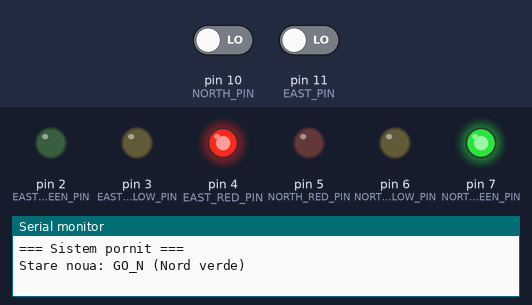
Bench run of a program on a simulated Arduino Mega 2560, built with avr-gcc and run on an emulated ATmega2560. Shown: output pins drawn as LEDs (lit = HIGH), the last lines printed to the serial monitor. Dashed ring = blinking. The inputs (shaded band) are chosen by the test bench; at power-on: pin 11 (EAST_PIN) LOW, pin 10 (NORTH_PIN) LOW.

Above: at 1.2 s.
1.3 s: pin 11 (EAST_PIN) driven HIGH
At 1.42 s:
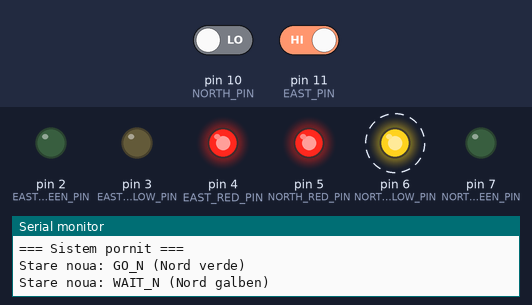
4.3 s: pin 10 (NORTH_PIN) driven HIGH
At 4.43 s:
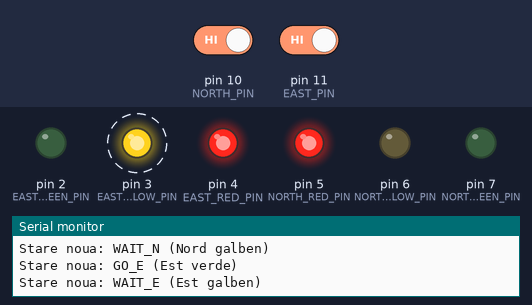
7.3 s: pin 11 (EAST_PIN) driven LOW
At 7.7 s:
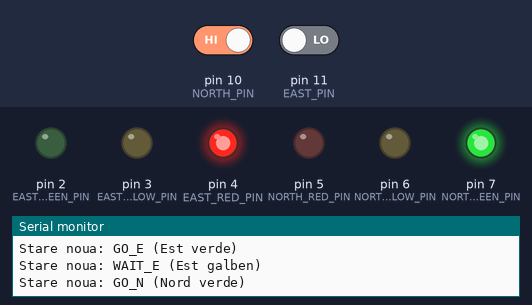
8.8 s: pin 10 (NORTH_PIN) driven LOW and pin 11 (EAST_PIN) driven HIGH
At 13.2 s:
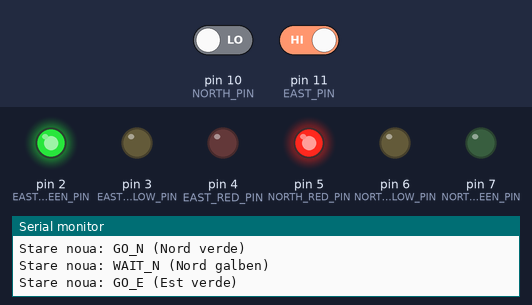
Timing chart, 0 to 14.3 s (numbered marks = the images above; inputs shaded):
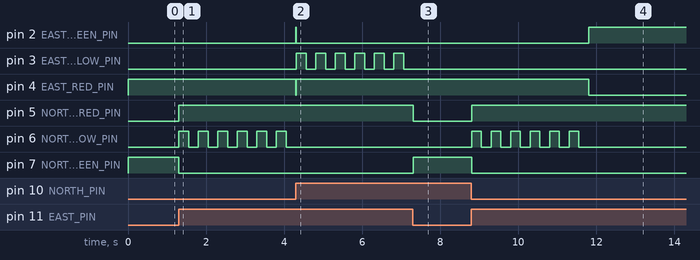

Measured:
- after the input at 1.3 s, pin 5 (NORTH_RED_PIN): LOW → HIGH at once; pin 6 (NORTH_YELLOW_PIN): alternates HIGH for 0.25 s and LOW for 0.25 s, starting at once; pin 7 (NORTH_GREEN_PIN): HIGH → LOW at once
- after the input at 4.3 s, pin 3 (EAST_YELLOW_PIN): alternates HIGH for 0.25 s and LOW for 0.25 s, starting at once
- after the input at 7.3 s, pin 5 (NORTH_RED_PIN): goes on until 7.3 s, then stays LOW; pin 6 (NORTH_YELLOW_PIN): stops changing and stays LOW; pin 7 (NORTH_GREEN_PIN): goes on until 7.3 s, then stays HIGH
- after the input at 8.8 s, pin 2 (EAST_GREEN_PIN): LOW → HIGH after 3.0 s; pin 4 (EAST_RED_PIN): HIGH → LOW after 3.0 s; pin 5 (NORTH_RED_PIN): LOW → HIGH at once; pin 6 (NORTH_YELLOW_PIN): alternates HIGH for 0.25 s and LOW for 0.25 s, 12 changes in all, then stays LOW, starting at once; pin 7 (NORTH_GREEN_PIN): HIGH → LOW at once

The program:

main.cpp
```cpp
#include <Arduino.h>
#define NORTH_PIN 10
#define EAST_PIN  11

#define EAST_RED_PIN     4
#define EAST_YELLOW_PIN  3
#define EAST_GREEN_PIN   2

#define NORTH_RED_PIN    5
#define NORTH_YELLOW_PIN 6
#define NORTH_GREEN_PIN  7

// ---------------- FSM STATES ----------------
#define goN   0
#define waitN 1
#define goE   2
#define waitE 3

struct State {
  byte Out;
  unsigned long Time;
  byte Next[4];
};
typedef const struct State STyp;

// Tabel FSM original
STyp FSM[4] = {
  {0b100001, 10,    {goN, waitN, goN, waitN}},  // GO_N
  {0b100010, 2000,  {goE, goE, goE, goE}},      // WAIT_N
  {0b001100, 10,    {goE, goE, waitE, waitE}},  // GO_E
  {0b010100, 2000,  {goN, goN, goN, goN}}       // WAIT_E
};

int FSM_State = goN;
int lastState = -1;

// ---------------- STATE NAME ----------------
const char* getStateName(int s) {
  switch (s) {
    case goN:   return "GO_N (Nord verde)";
    case waitN: return "WAIT_N (Nord galben)";
    case goE:   return "GO_E (Est verde)";
    case waitE: return "WAIT_E (Est galben)";
  }
  return "UNKNOWN";
}

void printStateChange() {
  if (FSM_State != lastState) {
    Serial.print("Stare noua: ");
    Serial.println(getStateName(FSM_State));
    lastState = FSM_State;
  }
}

// ---------------- INPUT ----------------
int GetInput(void) {
  return (digitalRead(NORTH_PIN) << 1) | digitalRead(EAST_PIN);
}

// ---------------- OUTPUT ----------------
void SetOutput(byte out) {
  const int pins[] = {
    EAST_RED_PIN, EAST_YELLOW_PIN, EAST_GREEN_PIN,
    NORTH_RED_PIN, NORTH_YELLOW_PIN, NORTH_GREEN_PIN
  };

  for (int i = 0; i < 6; i++) {
    digitalWrite(pins[i], (out >> (5 - i)) & 1);
  }
}

// ---------------- BLINK pentru WAIT ----------------
void blinkYellow(int yellowPin, int redPin, int greenPin) {
  // Stinge verdele/rosul
  digitalWrite(redPin, HIGH);
  digitalWrite(greenPin, LOW);

  for (int i = 0; i < 6; i++) {   // 6 clipiri × 0.5 sec = 3 sec
    digitalWrite(yellowPin, HIGH);
    delay(250);
    digitalWrite(yellowPin, LOW);
    delay(250);
  }
}

// ---------------- SETUP ----------------
void setup() {
  Serial.begin(115200);

  pinMode(NORTH_PIN, INPUT);
  pinMode(EAST_PIN,  INPUT);

  int pins[] = {
    EAST_RED_PIN, EAST_YELLOW_PIN, EAST_GREEN_PIN,
    NORTH_RED_PIN, NORTH_YELLOW_PIN, NORTH_GREEN_PIN
  };
  for (int i = 0; i < 6; i++) pinMode(pins[i], OUTPUT);

  Serial.println("=== Sistem pornit ===");
}

// ---------------- LOOP ----------------
void loop() {

  printStateChange();

  // ---------------- WAIT_N — Galben Nord blink ----------------
  if (FSM_State == waitN) {
    blinkYellow(NORTH_YELLOW_PIN, NORTH_RED_PIN, NORTH_GREEN_PIN);
  }
  // ---------------- WAIT_E — Galben Est blink ----------------
  else if (FSM_State == waitE) {
    blinkYellow(EAST_YELLOW_PIN, EAST_RED_PIN, EAST_GREEN_PIN);
  }
  else {
    // Stări normale GO_N / GO_E
    SetOutput(FSM[FSM_State].Out);
    delay(FSM[FSM_State].Time);
  }

  int input = GetInput();
  FSM_State = FSM[FSM_State].Next[input];
}
```

slave_main.cpp
```cpp
// =====================================================
// MCU SLAVE - Arduino Mega 2560
// Lab 7.1: Comunicație I²C cu senzor ultrasonic HC-SR04
// =====================================================

#include <Arduino.h>
#include <Arduino_FreeRTOS.h>
#include <Wire.h>

// Definire pini pentru HC-SR04
#define TRIG_PIN 8
#define ECHO_PIN 9

// Adresa I2C slave
#define I2C_SLAVE_ADDRESS 0x08

// Structură pachet de date
typedef struct {
    uint8_t head;       // Header: 0xAA
    uint8_t length;     // Lungime payload
    uint16_t distance;  // Distanța măsurată (cm)
    uint8_t checksum;   // Suma de control
} DataPacket;

// Buffer partajat pentru răspuns I²C
volatile DataPacket dataBuffer;
volatile bool dataReady = false;

// Prototipuri taskuri FreeRTOS
void TaskReadUltrasonic(void *pvParameters);
void TaskUpdateBuffer(void *pvParameters);

// Prototip callback I²C
void requestEvent();

// Variabilă globală pentru distanța citită
volatile uint16_t lastDistance = 0;

void setup() {
    Serial.begin(9600);
    Serial.println("SLAVE: Initializare...");

    // Configurare pini HC-SR04
    pinMode(TRIG_PIN, OUTPUT);
    pinMode(ECHO_PIN, INPUT);

    // Inițializare buffer
    dataBuffer.head = 0xAA;
    dataBuffer.length = sizeof(uint16_t);
    dataBuffer.distance = 0;
    dataBuffer.checksum = 0;

    // Configurare I2C ca slave
    Wire.begin(I2C_SLAVE_ADDRESS);
    Wire.onRequest(requestEvent);

    Serial.println("SLAVE: I2C initializat la adresa 0x08");

    // Creare taskuri FreeRTOS
    xTaskCreate(
        TaskReadUltrasonic,
        "ReadUltrasonic",
        128,
        NULL,
        2,  // Prioritate mai mare pentru achiziție
        NULL
    );

    xTaskCreate(
        TaskUpdateBuffer,
        "UpdateBuffer",
        128,
        NULL,
        1,  // Prioritate mai mică pentru actualizare
        NULL
    );

    Serial.println("SLAVE: Taskuri FreeRTOS create");
}

void loop() {
    // Loop-ul este controlat de FreeRTOS
}

// ===== TASK 1: Citire periodică senzor ultrasonic =====
void TaskReadUltrasonic(void *pvParameters) {
    (void) pvParameters;

    TickType_t xLastWakeTime = xTaskGetTickCount();
    const TickType_t xFrequency = pdMS_TO_TICKS(500); // Citire la fiecare 500ms

    for (;;) {
        // Trigger puls
        digitalWrite(TRIG_PIN, LOW);
        delayMicroseconds(2);
        digitalWrite(TRIG_PIN, HIGH);
        delayMicroseconds(10);
        digitalWrite(TRIG_PIN, LOW);

        // Citire durată ecou
        long duration = pulseIn(ECHO_PIN, HIGH, 30000); // Timeout 30ms

        // Calcul distanță (cm)
        uint16_t distance = 0;
        if (duration > 0) {
            distance = duration * 0.034 / 2;
        } else {
            distance = 9999; // Valoare eroare
        }

        // Actualizare distanță
        lastDistance = distance;

        Serial.print("SLAVE: Distanta citita: ");
        Serial.print(distance);
        Serial.println(" cm");

        // Așteaptă până la următoarea perioadă
        vTaskDelayUntil(&xLastWakeTime, xFrequency);
    }
}

// ===== TASK 2: Actualizare buffer pentru I²C =====
void TaskUpdateBuffer(void *pvParameters) {
    (void) pvParameters;

    TickType_t xLastWakeTime = xTaskGetTickCount();
    const TickType_t xFrequency = pdMS_TO_TICKS(100); // Actualizare la fiecare 100ms

    for (;;) {
        // Actualizare buffer cu datele cele mai recente
        dataBuffer.distance = lastDistance;

        // Calculare checksum (XOR simplu)
        dataBuffer.checksum = dataBuffer.head ^ dataBuffer.length ^
                              (dataBuffer.distance >> 8) ^ (dataBuffer.distance & 0xFF);

        dataReady = true;

        // Așteaptă până la următoarea perioadă
        vTaskDelayUntil(&xLastWakeTime, xFrequency);
    }
}

// ===== Callback I²C: Răspuns la cerere de la master =====
void requestEvent() {
    if (dataReady) {
        // Trimitere pachet complet
        Wire.write((uint8_t*)&dataBuffer, sizeof(DataPacket));

        Serial.print("SLAVE: Trimis pachet I2C - Distanta: ");
        Serial.print(dataBuffer.distance);
        Serial.print(" cm, Checksum: 0x");
        Serial.println(dataBuffer.checksum, HEX);
    } else {
        // Trimite pachet gol dacă nu sunt date valide
        DataPacket emptyPacket = {0xAA, sizeof(uint16_t), 0, 0};
        Wire.write((uint8_t*)&emptyPacket, sizeof(DataPacket));
    }
}
```
